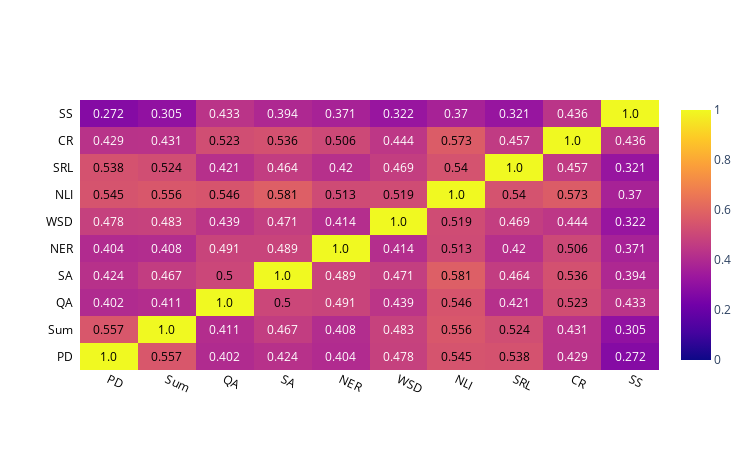

The notebook cell saved with this chart:
### Code cell
ROIS = ['PD', 'Sum','QA','SA', 'NER', 'WSD', 'NLI','SRL','CR', 'SS']
fig = ff.create_annotated_heatmap(z=np.round(np.array(corr),3),
                   x=['PD', 'Sum','QA','SA', 'NER', 'WSD', 'NLI','SRL','CR', 'SS'],
                y=ROIS, annotation_text=np.round(np.array(corr),3), showscale=True, zmin =0, zmax=1)
fig['layout']['xaxis']['side'] = 'bottom'
fig.layout.update(width=750,height=450,
  xaxis=dict(
        title='',
        showgrid=False,
        titlefont=dict(
           # family='Gill sans, monospace',
            size=12,
            #color='#7f7f7f'
        ),
        showticklabels=True,
        tickangle=25,
        tickfont=dict(
            size=12,
            color='black'
        ),
    ),
    yaxis=dict(
        title='',
        showgrid=False,
        titlefont=dict(
            #family='Gill sans',
            #size=12,
            #color='#7f7f7f'
        ),
        showticklabels=True,
        tickfont=dict(
            size=12,
            color='black'
        ),
)
)
fig.show()

### Figure 1 — Plotly figure (JSON) as saved in the notebook; plotly's stock layout.template omitted (floating-point values rounded to 4 significant figures)
{"data": [{"colorscale": [[0, "#0d0887"], [0.1111, "#46039f"], [0.2222, "#7201a8"], [0.3333, "#9c179e"], [0.4444, "#bd3786"], [0.5556, "#d8576b"], [0.6667, "#ed7953"], [0.7778, "#fb9f3a"], [0.8889, "#fdca26"], [1, "#f0f921"]], "reversescale": false, "showscale": true, "type": "heatmap", "x": ["PD", "Sum", "QA", "SA", "NER", "WSD", "NLI", "SRL", "CR", "SS"], "y": ["PD", "Sum", "QA", "SA", "NER", "WSD", "NLI", "SRL", "CR", "SS"], "z": [[1, 0.557, 0.402, 0.424, 0.404, 0.478, 0.545, 0.538, 0.429, 0.272], [0.557, 1, 0.411, 0.467, 0.408, 0.483, 0.556, 0.524, 0.431, 0.305], [0.402, 0.411, 1, 0.5, 0.491, 0.439, 0.546, 0.421, 0.523, 0.433], [0.424, 0.467, 0.5, 1, 0.489, 0.471, 0.581, 0.464, 0.536, 0.394], [0.404, 0.408, 0.491, 0.489, 1, 0.414, 0.513, 0.42, 0.506, 0.371], [0.478, 0.483, 0.439, 0.471, 0.414, 1, 0.519, 0.469, 0.444, 0.322], [0.545, 0.556, 0.546, 0.581, 0.513, 0.519, 1, 0.54, 0.573, 0.37], [0.538, 0.524, 0.421, 0.464, 0.42, 0.469, 0.54, 1, 0.457, 0.321], [0.429, 0.431, 0.523, 0.536, 0.506, 0.444, 0.573, 0.457, 1, 0.436], [0.272, 0.305, 0.433, 0.394, 0.371, 0.322, 0.37, 0.321, 0.436, 1]], "zmax": 1, "zmin": 0}], "layout": {"annotations": [{"font": {"color": "#000000"}, "showarrow": false, "text": "1.0", "x": "PD", "xref": "x", "y": "PD", "yref": "y"}, {"font": {"color": "#000000"}, "showarrow": false, "text": "0.557", "x": "Sum", "xref": "x", "y": "PD", "yref": "y"}, {"font": {"color": "#FFFFFF"}, "showarrow": false, "text": "0.402", "x": "QA", "xref": "x", "y": "PD", "yref": "y"}, {"font": {"color": "#FFFFFF"}, "showarrow": false, "text": "0.424", "x": "SA", "xref": "x", "y": "PD", "yref": "y"}, {"font": {"color": "#FFFFFF"}, "showarrow": false, "text": "0.404", "x": "NER", "xref": "x", "y": "PD", "yref": "y"}, {"font": {"color": "#FFFFFF"}, "showarrow": false, "text": "0.478", "x": "WSD", "xref": "x", "y": "PD", "yref": "y"}, {"font": {"color": "#000000"}, "showarrow": false, "text": "0.545", "x": "NLI", "xref": "x", "y": "PD", "yref": "y"}, {"font": {"color": "#000000"}, "showarrow": false, "text": "0.538", "x": "SRL", "xref": "x", "y": "PD", "yref": "y"}, {"font": {"color": "#FFFFFF"}, "showarrow": false, "text": "0.429", "x": "CR", "xref": "x", "y": "PD", "yref": "y"}, {"font": {"color": "#FFFFFF"}, "showarrow": false, "text": "0.272", "x": "SS", "xref": "x", "y": "PD", "yref": "y"}, {"font": {"color": "#000000"}, "showarrow": false, "text": "0.557", "x": "PD", "xref": "x", "y": "Sum", "yref": "y"}, {"font": {"color": "#000000"}, "showarrow": false, "text": "1.0", "x": "Sum", "xref": "x", "y": "Sum", "yref": "y"}, {"font": {"color": "#FFFFFF"}, "showarrow": false, "text": "0.411", "x": "QA", "xref": "x", "y": "Sum", "yref": "y"}, {"font": {"color": "#FFFFFF"}, "showarrow": false, "text": "0.467", "x": "SA", "xref": "x", "y": "Sum", "yref": "y"}, {"font": {"color": "#FFFFFF"}, "showarrow": false, "text": "0.408", "x": "NER", "xref": "x", "y": "Sum", "yref": "y"}, {"font": {"color": "#FFFFFF"}, "showarrow": false, "text": "0.483", "x": "WSD", "xref": "x", "y": "Sum", "yref": "y"}, {"font": {"color": "#000000"}, "showarrow": false, "text": "0.556", "x": "NLI", "xref": "x", "y": "Sum", "yref": "y"}, {"font": {"color": "#000000"}, "showarrow": false, "text": "0.524", "x": "SRL", "xref": "x", "y": "Sum", "yref": "y"}, {"font": {"color": "#FFFFFF"}, "showarrow": false, "text": "0.431", "x": "CR", "xref": "x", "y": "Sum", "yref": "y"}, {"font": {"color": "#FFFFFF"}, "showarrow": false, "text": "0.305", "x": "SS", "xref": "x", "y": "Sum", "yref": "y"}, {"font": {"color": "#FFFFFF"}, "showarrow": false, "text": "0.402", "x": "PD", "xref": "x", "y": "QA", "yref": "y"}, {"font": {"color": "#FFFFFF"}, "showarrow": false, "text": "0.411", "x": "Sum", "xref": "x", "y": "QA", "yref": "y"}, {"font": {"color": "#000000"}, "showarrow": false, "text": "1.0", "x": "QA", "xref": "x", "y": "QA", "yref": "y"}, {"font": {"color": "#000000"}, "showarrow": false, "text": "0.5", "x": "SA", "xref": "x", "y": "QA", "yref": "y"}, {"font": {"color": "#FFFFFF"}, "showarrow": false, "text": "0.491", "x": "NER", "xref": "x", "y": "QA", "yref": "y"}, {"font": {"color": "#FFFFFF"}, "showarrow": false, "text": "0.439", "x": "WSD", "xref": "x", "y": "QA", "yref": "y"}, {"font": {"color": "#000000"}, "showarrow": false, "text": "0.546", "x": "NLI", "xref": "x", "y": "QA", "yref": "y"}, {"font": {"color": "#FFFFFF"}, "showarrow": false, "text": "0.421", "x": "SRL", "xref": "x", "y": "QA", "yref": "y"}, {"font": {"color": "#000000"}, "showarrow": false, "text": "0.523", "x": "CR", "xref": "x", "y": "QA", "yref": "y"}, {"font": {"color": "#FFFFFF"}, "showarrow": false, "text": "0.433", "x": "SS", "xref": "x", "y": "QA", "yref": "y"}, {"font": {"color": "#FFFFFF"}, "showarrow": false, "text": "0.424", "x": "PD", "xref": "x", "y": "SA", "yref": "y"}, {"font": {"color": "#FFFFFF"}, "showarrow": false, "text": "0.467", "x": "Sum", "xref": "x", "y": "SA", "yref": "y"}, {"font": {"color": "#000000"}, "showarrow": false, "text": "0.5", "x": "QA", "xref": "x", "y": "SA", "yref": "y"}, {"font": {"color": "#000000"}, "showarrow": false, "text": "1.0", "x": "SA", "xref": "x", "y": "SA", "yref": "y"}, {"font": {"color": "#FFFFFF"}, "showarrow": false, "text": "0.489", "x": "NER", "xref": "x", "y": "SA", "yref": "y"}, {"font": {"color": "#FFFFFF"}, "showarrow": false, "text": "0.471", "x": "WSD", "xref": "x", "y": "SA", "yref": "y"}, {"font": {"color": "#000000"}, "showarrow": false, "text": "0.581", "x": "NLI", "xref": "x", "y": "SA", "yref": "y"}, {"font": {"color": "#FFFFFF"}, "showarrow": false, "text": "0.464", "x": "SRL", "xref": "x", "y": "SA", "yref": "y"}, {"font": {"color": "#000000"}, "showarrow": false, "text": "0.536", "x": "CR", "xref": "x", "y": "SA", "yref": "y"}, {"font": {"color": "#FFFFFF"}, "showarrow": false, "text": "0.394", "x": "SS", "xref": "x", "y": "SA", "yref": "y"}, {"font": {"color": "#FFFFFF"}, "showarrow": false, "text": "0.404", "x": "PD", "xref": "x", "y": "NER", "yref": "y"}, {"font": {"color": "#FFFFFF"}, "showarrow": false, "text": "0.408", "x": "Sum", "xref": "x", "y": "NER", "yref": "y"}, {"font": {"color": "#FFFFFF"}, "showarrow": false, "text": "0.491", "x": "QA", "xref": "x", "y": "NER", "yref": "y"}, {"font": {"color": "#FFFFFF"}, "showarrow": false, "text": "0.489", "x": "SA", "xref": "x", "y": "NER", "yref": "y"}, {"font": {"color": "#000000"}, "showarrow": false, "text": "1.0", "x": "NER", "xref": "x", "y": "NER", "yref": "y"}, {"font": {"color": "#FFFFFF"}, "showarrow": false, "text": "0.414", "x": "WSD", "xref": "x", "y": "NER", "yref": "y"}, {"font": {"color": "#000000"}, "showarrow": false, "text": "0.513", "x": "NLI", "xref": "x", "y": "NER", "yref": "y"}, {"font": {"color": "#FFFFFF"}, "showarrow": false, "text": "0.42", "x": "SRL", "xref": "x", "y": "NER", "yref": "y"}, {"font": {"color": "#000000"}, "showarrow": false, "text": "0.506", "x": "CR", "xref": "x", "y": "NER", "yref": "y"}, {"font": {"color": "#FFFFFF"}, "showarrow": false, "text": "0.371", "x": "SS", "xref": "x", "y": "NER", "yref": "y"}, {"font": {"color": "#FFFFFF"}, "showarrow": false, "text": "0.478", "x": "PD", "xref": "x", "y": "WSD", "yref": "y"}, {"font": {"color": "#FFFFFF"}, "showarrow": false, "text": "0.483", "x": "Sum", "xref": "x", "y": "WSD", "yref": "y"}, {"font": {"color": "#FFFFFF"}, "showarrow": false, "text": "0.439", "x": "QA", "xref": "x", "y": "WSD", "yref": "y"}, {"font": {"color": "#FFFFFF"}, "showarrow": false, "text": "0.471", "x": "SA", "xref": "x", "y": "WSD", "yref": "y"}, {"font": {"color": "#FFFFFF"}, "showarrow": false, "text": "0.414", "x": "NER", "xref": "x", "y": "WSD", "yref": "y"}, {"font": {"color": "#000000"}, "showarrow": false, "text": "1.0", "x": "WSD", "xref": "x", "y": "WSD", "yref": "y"}, {"font": {"color": "#000000"}, "showarrow": false, "text": "0.519", "x": "NLI", "xref": "x", "y": "WSD", "yref": "y"}, {"font": {"color": "#FFFFFF"}, "showarrow": false, "text": "0.469", "x": "SRL", "xref": "x", "y": "WSD", "yref": "y"}, {"font": {"color": "#FFFFFF"}, "showarrow": false, "text": "0.444", "x": "CR", "xref": "x", "y": "WSD", "yref": "y"}, {"font": {"color": "#FFFFFF"}, "showarrow": false, "text": "0.322", "x": "SS", "xref": "x", "y": "WSD", "yref": "y"}, {"font": {"color": "#000000"}, "showarrow": false, "text": "0.545", "x": "PD", "xref": "x", "y": "NLI", "yref": "y"}, {"font": {"color": "#000000"}, "showarrow": false, "text": "0.556", "x": "Sum", "xref": "x", "y": "NLI", "yref": "y"}, {"font": {"color": "#000000"}, "showarrow": false, "text": "0.546", "x": "QA", "xref": "x", "y": "NLI", "yref": "y"}, {"font": {"color": "#000000"}, "showarrow": false, "text": "0.581", "x": "SA", "xref": "x", "y": "NLI", "yref": "y"}, {"font": {"color": "#000000"}, "showarrow": false, "text": "0.513", "x": "NER", "xref": "x", "y": "NLI", "yref": "y"}, {"font": {"color": "#000000"}, "showarrow": false, "text": "0.519", "x": "WSD", "xref": "x", "y": "NLI", "yref": "y"}, {"font": {"color": "#000000"}, "showarrow": false, "text": "1.0", "x": "NLI", "xref": "x", "y": "NLI", "yref": "y"}, {"font": {"color": "#000000"}, "showarrow": false, "text": "0.54", "x": "SRL", "xref": "x", "y": "NLI", "yref": "y"}, {"font": {"color": "#000000"}, "showarrow": false, "text": "0.573", "x": "CR", "xref": "x", "y": "NLI", "yref": "y"}, {"font": {"color": "#FFFFFF"}, "showarrow": false, "text": "0.37", "x": "SS", "xref": "x", "y": "NLI", "yref": "y"}, {"font": {"color": "#000000"}, "showarrow": false, "text": "0.538", "x": "PD", "xref": "x", "y": "SRL", "yref": "y"}, {"font": {"color": "#000000"}, "showarrow": false, "text": "0.524", "x": "Sum", "xref": "x", "y": "SRL", "yref": "y"}, {"font": {"color": "#FFFFFF"}, "showarrow": false, "text": "0.421", "x": "QA", "xref": "x", "y": "SRL", "yref": "y"}, {"font": {"color": "#FFFFFF"}, "showarrow": false, "text": "0.464", "x": "SA", "xref": "x", "y": "SRL", "yref": "y"}, {"font": {"color": "#FFFFFF"}, "showarrow": false, "text": "0.42", "x": "NER", "xref": "x", "y": "SRL", "yref": "y"}, {"font": {"color": "#FFFFFF"}, "showarrow": false, "text": "0.469", "x": "WSD", "xref": "x", "y": "SRL", "yref": "y"}, {"font": {"color": "#000000"}, "showarrow": false, "text": "0.54", "x": "NLI", "xref": "x", "y": "SRL", "yref": "y"}, {"font": {"color": "#000000"}, "showarrow": false, "text": "1.0", "x": "SRL", "xref": "x", "y": "SRL", "yref": "y"}, {"font": {"color": "#FFFFFF"}, "showarrow": false, "text": "0.457", "x": "CR", "xref": "x", "y": "SRL", "yref": "y"}, {"font": {"color": "#FFFFFF"}, "showarrow": false, "text": "0.321", "x": "SS", "xref": "x", "y": "SRL", "yref": "y"}, {"font": {"color": "#FFFFFF"}, "showarrow": false, "text": "0.429", "x": "PD", "xref": "x", "y": "CR", "yref": "y"}, {"font": {"color": "#FFFFFF"}, "showarrow": false, "text": "0.431", "x": "Sum", "xref": "x", "y": "CR", "yref": "y"}, {"font": {"color": "#000000"}, "showarrow": false, "text": "0.523", "x": "QA", "xref": "x", "y": "CR", "yref": "y"}, {"font": {"color": "#000000"}, "showarrow": false, "text": "0.536", "x": "SA", "xref": "x", "y": "CR", "yref": "y"}, {"font": {"color": "#000000"}, "showarrow": false, "text": "0.506", "x": "NER", "xref": "x", "y": "CR", "yref": "y"}, {"font": {"color": "#FFFFFF"}, "showarrow": false, "text": "0.444", "x": "WSD", "xref": "x", "y": "CR", "yref": "y"}, {"font": {"color": "#000000"}, "showarrow": false, "text": "0.573", "x": "NLI", "xref": "x", "y": "CR", "yref": "y"}, {"font": {"color": "#FFFFFF"}, "showarrow": false, "text": "0.457", "x": "SRL", "xref": "x", "y": "CR", "yref": "y"}, {"font": {"color": "#000000"}, "showarrow": false, "text": "1.0", "x": "CR", "xref": "x", "y": "CR", "yref": "y"}, {"font": {"color": "#FFFFFF"}, "showarrow": false, "text": "0.436", "x": "SS", "xref": "x", "y": "CR", "yref": "y"}, {"font": {"color": "#FFFFFF"}, "showarrow": false, "text": "0.272", "x": "PD", "xref": "x", "y": "SS", "yref": "y"}, {"font": {"color": "#FFFFFF"}, "showarrow": false, "text": "0.305", "x": "Sum", "xref": "x", "y": "SS", "yref": "y"}, {"font": {"color": "#FFFFFF"}, "showarrow": false, "text": "0.433", "x": "QA", "xref": "x", "y": "SS", "yref": "y"}, {"font": {"color": "#FFFFFF"}, "showarrow": false, "text": "0.394", "x": "SA", "xref": "x", "y": "SS", "yref": "y"}, {"font": {"color": "#FFFFFF"}, "showarrow": false, "text": "0.371", "x": "NER", "xref": "x", "y": "SS", "yref": "y"}, {"font": {"color": "#FFFFFF"}, "showarrow": false, "text": "0.322", "x": "WSD", "xref": "x", "y": "SS", "yref": "y"}, {"font": {"color": "#FFFFFF"}, "showarrow": false, "text": "0.37", "x": "NLI", "xref": "x", "y": "SS", "yref": "y"}, {"font": {"color": "#FFFFFF"}, "showarrow": false, "text": "0.321", "x": "SRL", "xref": "x", "y": "SS", "yref": "y"}, {"font": {"color": "#FFFFFF"}, "showarrow": false, "text": "0.436", "x": "CR", "xref": "x", "y": "SS", "yref": "y"}, {"font": {"color": "#000000"}, "showarrow": false, "text": "1.0", "x": "SS", "xref": "x", "y": "SS", "yref": "y"}], "height": 450, "width": 750, "xaxis": {"dtick": 1, "gridcolor": "rgb(0, 0, 0)", "showgrid": false, "showticklabels": true, "side": "bottom", "tickangle": 25, "tickfont": {"color": "black", "size": 12}, "ticks": "", "title": {"font": {"size": 12}, "text": ""}}, "yaxis": {"dtick": 1, "showgrid": false, "showticklabels": true, "tickfont": {"color": "black", "size": 12}, "ticks": "", "ticksuffix": "  ", "title": {"text": ""}}}}
